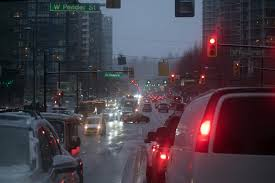
#> input picture Clase 04/images.jpg, 275 x 183 px
$ python -i image_restoration.py   (imports and definitions only)   (older library calls are emulated)
#> lines starting #> are read from the running program, lines starting #| are printed output that depends on the picture; after the words box and inside, x2 and y2 are one past the last pixel; in counts of white or black regions, pixels touching at a corner belong together
"""
Módulo de Restauración Avanzada de Imágenes
Detecta y repara automáticamente daños en imágenes: grietas, manchas, quemaduras, etc.
"""

import cv2
import numpy as np
from PIL import Image, ImageFilter
import logging
from typing import List, Tuple, Dict, Optional, Any
import gc

logger = logging.getLogger(__name__)

class AdvancedImageRestorer:
    """
    Clase para restauración avanzada de imágenes dañadas.
    Detecta y repara automáticamente grietas, manchas, quemaduras y otros daños.
    """

    def __init__(self):
        self.initialized = False

    def _ensure_initialized(self):
        """Asegura que todos los componentes estén inicializados"""
        if not self.initialized:
            self.initialized = True
            logger.info("Restaurador avanzado de imágenes inicializado")

    def detect_damage(self, image: Image.Image) -> Dict[str, Any]:
        """
        Detecta automáticamente diferentes tipos de daño en la imagen.

        Args:
            image: Imagen PIL a analizar

        Returns:
            Diccionario con información de daños detectados
        """
        try:
            self._ensure_initialized()

            img_array = np.array(image)
            gray = cv2.cvtColor(img_array, cv2.COLOR_RGB2GRAY) if len(img_array.shape) == 3 else img_array

            damage_info = {
                "cracks": self._detect_cracks(gray),
                "stains": self._detect_stains(img_array),
                "burns": self._detect_burns(img_array),
                "folds": self._detect_folds(gray),
                "scratches": self._detect_scratches(gray),
                "total_damage_regions": 0,
                "damage_mask": None
            }

            # Crear máscara combinada de daños
            combined_mask = np.zeros_like(gray, dtype=np.uint8)

            for damage_type, regions in damage_info.items():
                if damage_type != "total_damage_regions" and damage_type != "damage_mask" and regions:
                    for region in regions:
                        if len(region) == 4:  # bbox
                            x, y, w, h = region
                            combined_mask[y:y+h, x:x+w] = 255
                        damage_info["total_damage_regions"] += 1

            damage_info["damage_mask"] = Image.fromarray(combined_mask)

            logger.info(f"Detectados {damage_info['total_damage_regions']} regiones de daño")
            return damage_info

        except Exception as e:
            logger.error(f"Error en detección de daños: {e}")
            return {"total_damage_regions": 0, "damage_mask": None}

    def _detect_cracks(self, gray: np.ndarray) -> List[Tuple[int, int, int, int]]:
        """
        Detecta grietas y líneas finas en la imagen.
        """
        try:
            # Aplicar filtro de Sobel para detectar bordes
            sobel_x = cv2.Sobel(gray, cv2.CV_64F, 1, 0, ksize=3)
            sobel_y = cv2.Sobel(gray, cv2.CV_64F, 0, 1, ksize=3)
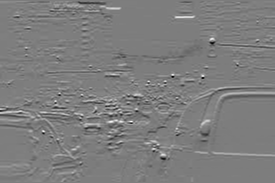
#> sobel_y: shape (183, 275) float64; min -585, max 599, mean -0.2; drawn with min black and max white
            edges = cv2.magnitude(sobel_x, sobel_y)

            # Umbralizar para encontrar líneas finas - umbral más alto para menos falsos positivos
            _, thresh = cv2.threshold(edges.astype(np.uint8), 80, 255, cv2.THRESH_BINARY)
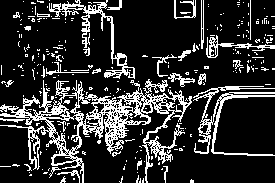
#> thresh: shape (183, 275); 19% white in thin lines or dots

            # Operaciones morfológicas para conectar líneas
            kernel = np.ones((2, 2), np.uint8)  # Kernel más pequeño
            dilated = cv2.dilate(thresh, kernel, iterations=1)
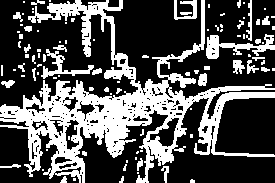
#> dilated: shape (183, 275); 32.3% white; 99 white regions (61 under 20 px)

            # Encontrar contornos
            contours, _ = cv2.findContours(dilated, cv2.RETR_EXTERNAL, cv2.CHAIN_APPROX_SIMPLE)
#> contours = 98 contours, 77 with area under 20; largest, box (x1, y1, x2, y2) and area: (0, 0, 275, 183) 13426, (206, 34, 275, 59) 554, (41, 49, 94, 79) 294, (174, 0, 197, 20) 149, (233, 60, 245, 74) 82

            cracks = []
            for contour in contours:
                area = cv2.contourArea(contour)
                if 100 < area < 2000:  # Rango más restrictivo para grietas reales
                    x, y, w, h = cv2.boundingRect(contour)
                    if w > h * 4 or h > w * 4:  # Forma mucho más elongada
                        cracks.append((x, y, w, h))
#> this loop made 98 passes
#> (area, x, y, w, h) on passes 53, 64, 95: (293.5, 41, 49, 53, 30), (554.5, 206, 34, 69, 25), (149, 174, 0, 23, 20)
#> area on passes 4, 7, 9, 11, 25, 29: 21.5, 41, 27, 30, 50.5, 79
#> after the loop, cracks = []

            return cracks

        except Exception as e:
            logger.error(f"Error detectando grietas: {e}")
            return []

    def _detect_stains(self, img_array: np.ndarray) -> List[Tuple[int, int, int, int]]:
        """
        Detecta manchas de humedad y decoloración.
        """
        try:
            # Convertir a espacio HSV para mejor detección de manchas
            hsv = cv2.cvtColor(img_array, cv2.COLOR_RGB2HSV)
#> hsv: shape (183, 275, 3); mean H, S, V 127.5, 87.3, 82.7

            # Las manchas suelen tener saturación baja y brillo variable
            saturation = hsv[:, :, 1]
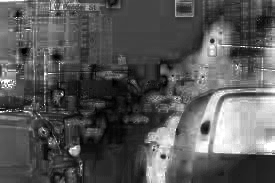
#> saturation: shape (183, 275); min 0, max 255, mean 87.3
            brightness = hsv[:, :, 2]

            # Crear máscara de áreas sospechosas con umbral más conservador
            stain_mask = cv2.adaptiveThreshold(
                cv2.GaussianBlur(saturation, (5, 5), 0),
                255, cv2.ADAPTIVE_THRESH_GAUSSIAN_C, cv2.THRESH_BINARY_INV, 11, 5  # Umbral más alto
            )
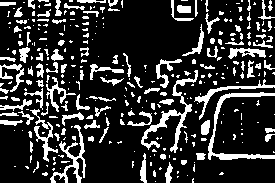
#> stain_mask: shape (183, 275); 19.5% white; 316 white regions (211 under 20 px)

            # Filtrar por tamaño - reducir el rango para evitar falsos positivos
            contours, _ = cv2.findContours(stain_mask, cv2.RETR_EXTERNAL, cv2.CHAIN_APPROX_SIMPLE)
#> contours = 316 contours, 251 with area under 20; largest, box (x1, y1, x2, y2) and area: (141, 70, 198, 153) 551, (208, 92, 275, 160) 528, (50, 125, 86, 183) 347, (194, 79, 275, 120) 256, (30, 109, 58, 162) 217

            stains = []
            for contour in contours:
                area = cv2.contourArea(contour)
                if 500 < area < 5000:  # Rango más restrictivo para manchas reales
                    x, y, w, h = cv2.boundingRect(contour)
                    stains.append((x, y, w, h))
#> this loop made 316 passes
#> (area, x, y, w, h) on passes 120, 165: (527.5, 208, 92, 67, 68), (551, 141, 70, 57, 83)
#> area on passes 17, 32, 33, 52: 69.5, 42, 94.5, 28.5
#> after the loop, stains = [(208, 92, 67, 68), (141, 70, 57, 83)]

            return stains

        except Exception as e:
            logger.error(f"Error detectando manchas: {e}")
            return []

    def _detect_burns(self, img_array: np.ndarray) -> List[Tuple[int, int, int, int]]:
        """
        Detecta áreas quemadas o sobreexpuestas.
        """
        try:
            # Convertir a escala de grises
            gray = cv2.cvtColor(img_array, cv2.COLOR_RGB2GRAY)

            # Las áreas quemadas son muy brillantes - umbral más conservador
            _, burn_mask = cv2.threshold(gray, 250, 255, cv2.THRESH_BINARY)  # Umbral más alto
#> burn_mask: shape (183, 275); 0.04% white in thin lines or dots, all inside (x1, y1, x2, y2) = (95, 96, 207, 138)

            # Operaciones morfológicas
            kernel = np.ones((3, 3), np.uint8)
            burn_mask = cv2.morphologyEx(burn_mask, cv2.MORPH_CLOSE, kernel)

            # Encontrar contornos
            contours, _ = cv2.findContours(burn_mask, cv2.RETR_EXTERNAL, cv2.CHAIN_APPROX_SIMPLE)
#> contours = 9 contours, all with area under 20

            burns = []
            for contour in contours:
                area = cv2.contourArea(contour)
                if 200 < area < 2000:  # Rango más restrictivo para quemaduras reales
                    x, y, w, h = cv2.boundingRect(contour)
                    burns.append((x, y, w, h))
#> this loop made 9 passes
#> (contour, area) on passes 1, 3, 4, 5, 6, 7, 8, 9: ([[110, 137]], 0), ([[120, 122], [120, 124]], 0), ([[111, 122], [110, 123], [111, 123]], 0.5), ([[110, 114]], 0), ([[121, 113]], 0), ([[95, 109]], 0), ([[106, 105]], 0), ([[136, 96], [138, 96], [139, 97], [140, 96]], 1)
#> area on pass 2: 0.5
#> after the loop, burns = []

            return burns

        except Exception as e:
            logger.error(f"Error detectando quemaduras: {e}")
            return []

    def _detect_folds(self, gray: np.ndarray) -> List[Tuple[int, int, int, int]]:
        """
        Detecta dobleces y arrugas en el papel.
        """
        try:
            # Aplicar filtro de mediana para reducir ruido
            filtered = cv2.medianBlur(gray, 5)

            # Detectar líneas usando transformada de Hough - parámetros más restrictivos
            edges = cv2.Canny(filtered, 50, 150)
#> edges: shape (183, 275); 4.7% white in thin lines or dots
            lines = cv2.HoughLinesP(edges, 1, np.pi/180, threshold=80,  # Umbral más alto
                                  minLineLength=50, maxLineGap=5)  # Líneas más largas, menos gap
#> lines = None

            folds = []
            if lines is not None:
                for line in lines:
                    x1, y1, x2, y2 = line[0]
                    # Calcular bounding box de la línea
                    x = min(x1, x2)
                    y = min(y1, y2)
                    w = abs(x2 - x1)
                    h = abs(y2 - y1)
                    if w > 30 or h > 30:  # Líneas más significativas
                        folds.append((x, y, w, h))

            return folds

        except Exception as e:
            logger.error(f"Error detectando dobleces: {e}")
            return []

    def _detect_scratches(self, gray: np.ndarray) -> List[Tuple[int, int, int, int]]:
        """
        Detecta rayones y marcas superficiales.
        """
        try:
            # Aplicar filtro de diferencia de gaussianas
            blur1 = cv2.GaussianBlur(gray, (0, 0), 1)
            blur2 = cv2.GaussianBlur(gray, (0, 0), 3)
            dog = cv2.subtract(blur1, blur2)

            # Umbralizar - umbral más alto para menos falsos positivos
            _, scratch_mask = cv2.threshold(dog, 50, 255, cv2.THRESH_BINARY)
#> scratch_mask: shape (183, 275); 0.14% white in thin lines or dots, all inside (x1, y1, x2, y2) = (43, 39, 214, 159)

            # Operaciones morfológicas
            kernel = np.ones((2, 2), np.uint8)
            scratch_mask = cv2.morphologyEx(scratch_mask, cv2.MORPH_CLOSE, kernel)
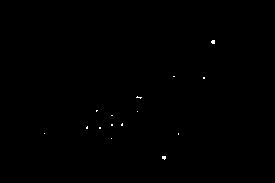
#> scratch_mask: shape (183, 275); 0.14% white in thin lines or dots, all inside (x1, y1, x2, y2) = (44, 40, 215, 160)

            # Encontrar contornos
            contours, _ = cv2.findContours(scratch_mask, cv2.RETR_EXTERNAL, cv2.CHAIN_APPROX_SIMPLE)
#> contours = 15 contours, all with area under 20

            scratches = []
            for contour in contours:
                area = cv2.contourArea(contour)
                if 50 < area < 500:  # Rango más restrictivo para rayones reales
                    x, y, w, h = cv2.boundingRect(contour)
                    if w > h * 3 or h > w * 3:  # Forma mucho más elongada
                        scratches.append((x, y, w, h))
#> this loop made 15 passes
#> (contour, area) on passes 2, 3, 4, 5, 6, 7, 8, 9, 10, 11, 13, 14: ([[111, 138]], 0), ([[178, 133], [178, 134]], 0), ([[44, 133]], 0), ([[99, 127], [99, 128], [100, 128], [100, 127]], 1), ([[87, 126], [86, 127], [86, 128], [87, 128]], 1.5), ([[111, 124], [111, 125], [112, 125], [112, 124]], 1), ([[122, 123], [121, 124], [121, 125], [122, 125]], 1.5), ([[111, 115], [112, 115]], 0), ([[137, 111]], 0), ([[96, 110], [96, 111], [97, 110]], 0.5), ([[203, 77], [203, 78], [204, 78], [204, 77]], 1), ([[173, 76], [174, 76]], 0)
#> area on passes 1, 12, 15: 7, 2, 8
#> after the loop, scratches = []

            return scratches

        except Exception as e:
            logger.error(f"Error detectando rayones: {e}")
            return []

    # [94 lines left out: functions restore_image, _create_region_mask, _apply_content_aware_restoration, _apply_telea_restoration, _apply_ns_restoration, not called in this run]

    def get_supported_restoration_methods(self) -> List[str]:
        """Retorna métodos de restauración soportados"""
        return ["content_aware", "telea", "ns"]

>>> import cv2
>>> picture = cv2.cvtColor(cv2.imread('../Clase 04/images.jpg'), cv2.COLOR_BGR2RGB)
>>> result = AdvancedImageRestorer().detect_damage(picture)
#> the loop in detect_damage, `for damage_type, regions in damage_info.items():` made 7 passes
#> after the loop in detect_damage, `for damage_type, regions in damage_info.items():`:
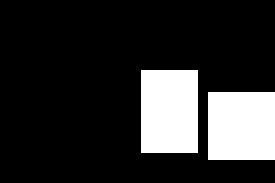
#> combined_mask: shape (183, 275); 18.5% white; 2 white regions, box (x1, y1, x2, y2) and area: (141, 70, 198, 153) 4731, (208, 92, 275, 160) 4556
#> after the loop in detect_damage, `for damage_type, regions in damage_info.items():`: damage_info = 7 items
#> result = 7 items
